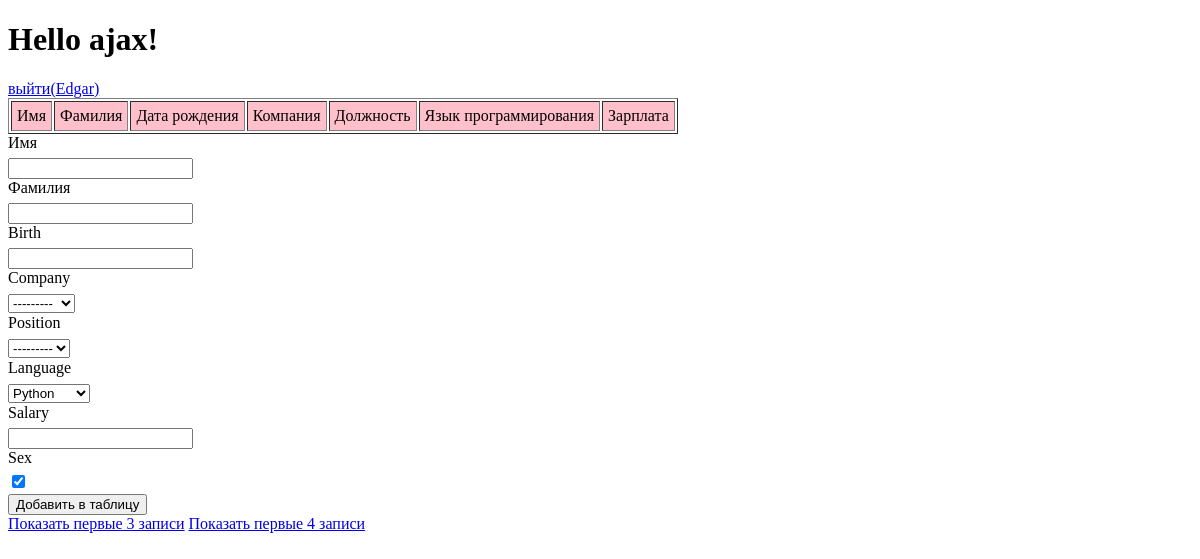
Before: /lesson_eighth/ (signed in) with the older database file.
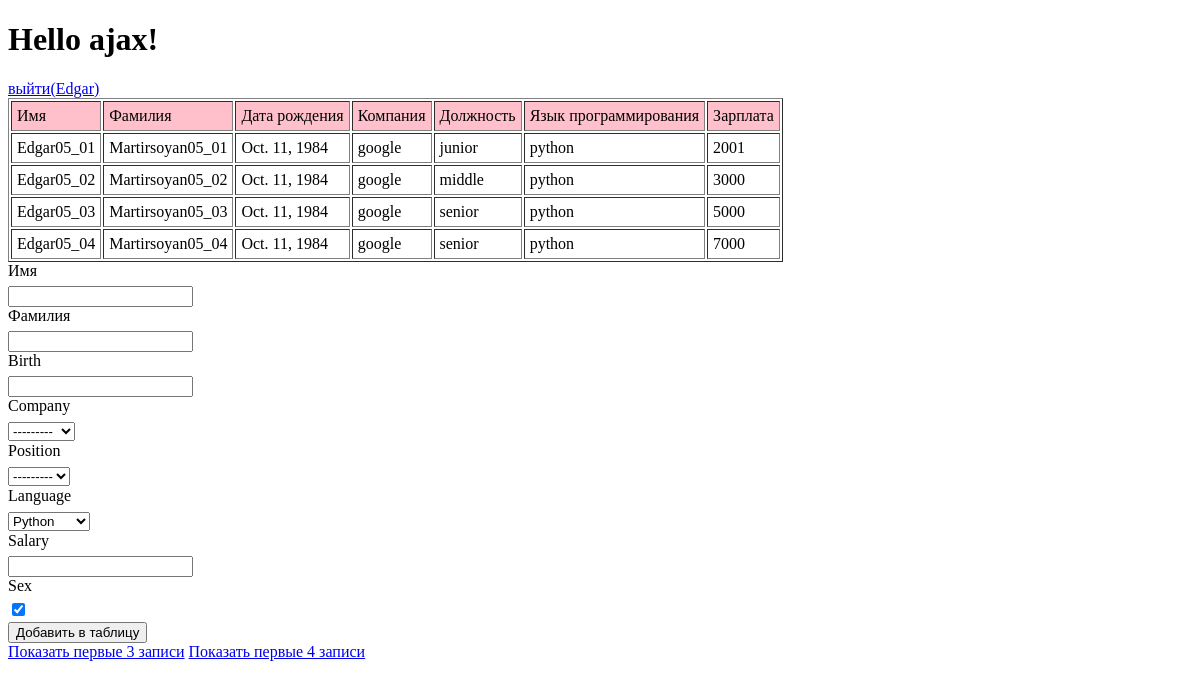
After: the same page with the newer database file.
### lesson_sixth/models.py (models this page shows, shortened)
class Human(models.Model):
    objects = None
    CHOICE_COMPANY  = (
        ('google', 'Google'),
        ('yandex', 'Yandex'),
        ('itvdn', 'Itvdn'),
        ('epam', 'Epam'),
    )
    POSITION_CHOICES = (
        ('senior', 'Senior'),
        ('middle', 'Middle'),
        ('junior', 'Junior'),
    )
    PYTHON = 'python'
    JAVASCRIPT = 'javascript'
    CS = 'c#'
    CPP = 'cpp'
    LANGUAGE_CHOICES = (
        (PYTHON , 'Python'),
        (JAVASCRIPT , 'Javascript'),
        (CS , 'C#'),
        (CPP , 'C++'),
    )
    name = models.CharField(max_length=50, verbose_name="Имя")
    surname = models.CharField(max_length=50, verbose_name="Фамилия")
    birth = models.DateField(auto_now_add=False, auto_now=False)
    company = models.CharField(max_length=150, choices=CHOICE_COMPANY)
    position = models.CharField(max_length=15, choices=POSITION_CHOICES)
    language = models.CharField(max_length=10, choices= LANGUAGE_CHOICES, default=PYTHON)
    salary = models.IntegerField()
    sex = models.BooleanField(default=True)

### lesson_eighth/views.py (the view)
class MainView(TemplateView):
    template_name = 'ajax.html'
    human_form  = HumanForm
    def get(self , request):
        ctx = {}
        ctx['script'] = 'alert(5555555);'
        if request.user.is_authenticated:
            all_humans  = Human.objects.all()
            ctx['humans'] = all_humans
            ctx['human_form'] = self.human_form
            return render(request , self.template_name ,  ctx)
        else:
            return render(request , self.template_name , ctx)

### lesson_eighth/templates/ajax.html (shortened to what this page needs)
{% load staticfiles %}
<!DOCTYPE html>
<html lang="en">
<head>
    <link rel="stylesheet" href="{% static 'css/style.css' %}">
</head>
<body>
<h1>Hello ajax!</h1>
{% if user.is_authenticated  %}
<a href="logout">выйти({{user.username}})</a>
{% else %}
<a href="register">Регистрация на сайте</a>
<a href="login">Авторизация</a>
{% endif %}
{% if user.is_authenticated %}
<table id = 'table_id' border = '1' cellpadding="5px">
    <tr style = 'background : pink; color: black;'>
        <td>Имя</td>
        <td>Фамилия</td>
        <td>Дата рождения</td>
        <td>Компания</td>
        <td>Должность</td>
        <td>Язык программирования</td>
        <td>Зарплата</td>
       </tr>
{% for elem in humans %}
    <tr>
        <td>{{elem.name}}</td>
        <td>{{elem.surname}}</td>
        <td>{{elem.birth}}</td>
        <td>{{elem.company}}</td>
        <td>{{elem.position}}</td>
        <td>{{elem.language}}</td>
        <td>{{elem.salary}}</td>
    </tr>
{% endfor %}
</table>
  <form id = 'add-human' action="add-human/" method = 'post'>
        {% for field in human_form %}
        <label for="">{{field.label}}</label>
        <div>{{field}}</div>
        {% endfor %}
        <button type = 'submit'>Добавить в таблицу</button>
    </form>
<a href = 'show-three' id = 'show-three' >Показать первые 3 записи</a>
<a href = 'show-four' id = 'show-four' >Показать первые 4 записи</a>
{% endif %}
</body>
</html>

### lesson_third/static/styles/style.css (style rules this page uses)
div { font-size: 24px; }

Changed rows visible on the page:
added Human: name "Edgar05_01", surname "Martirsoyan05_01", birth "Oct. 11, 1984", company "google", position "junior", language "python", salary "2001"
added Human: name "Edgar05_02", surname "Martirsoyan05_02", birth "Oct. 11, 1984", company "google", position "middle", language "python", salary "3000"
added Human: name "Edgar05_03", surname "Martirsoyan05_03", birth "Oct. 11, 1984", company "google", position "senior", language "python", salary "5000"
added Human: name "Edgar05_04", surname "Martirsoyan05_04", birth "Oct. 11, 1984", company "google", position "senior", language "python", salary "7000"
